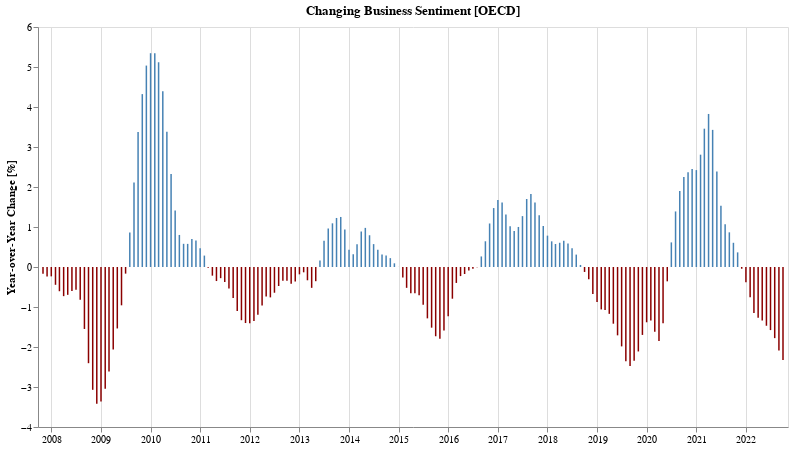

Notebook code for this chart:
### Markdown cell above
## Has business sentiment gotten better or worse compared to the same time last year?

### Code cell
bYoy = yoyChartFor(bUsaYoy, 'Business', 'steelblue')
bYoy.display()

### Figure 1 — Vega-Lite specification as saved in the notebook (floating-point values rounded to 4 significant figures; data arrays with more than 128 entries replaced by an {"elided": "..."} marker saying what was removed)
{"config": {"view": {"continuousWidth": 400, "continuousHeight": 300}}, "data": {"name": "data-3e159bff854c9e55c291baae0082378e"}, "mark": {"type": "bar", "color": "steelblue", "width": 1.5}, "encoding": {"color": {"condition": {"value": "darkred", "test": "datum['Value'] < 0"}, "value": "steelblue"}, "tooltip": [{"field": "TIME", "format": "%b %Y", "title": "Date", "type": "temporal"}, {"field": "label", "type": "ordinal"}, {"field": "change_in_percent", "type": "ordinal"}], "x": {"axis": {"title": ""}, "field": "TIME", "type": "temporal"}, "y": {"axis": {"grid": false, "title": "Year-over-Year Change [%]"}, "field": "Value", "type": "quantitative"}}, "height": 400, "title": "Changing Business Sentiment [OECD]", "transform": [{"calculate": "'Business'", "as": "label"}, {"calculate": "format(datum.Value, ',.2f')", "as": "change_in_percent"}], "width": 750, "$schema": "https://vega.github.io/schema/vega-lite/v4.17.0.json", "datasets": {"data-3e159bff854c9e55c291baae0082378e": {"elided": "180 records"}}}
